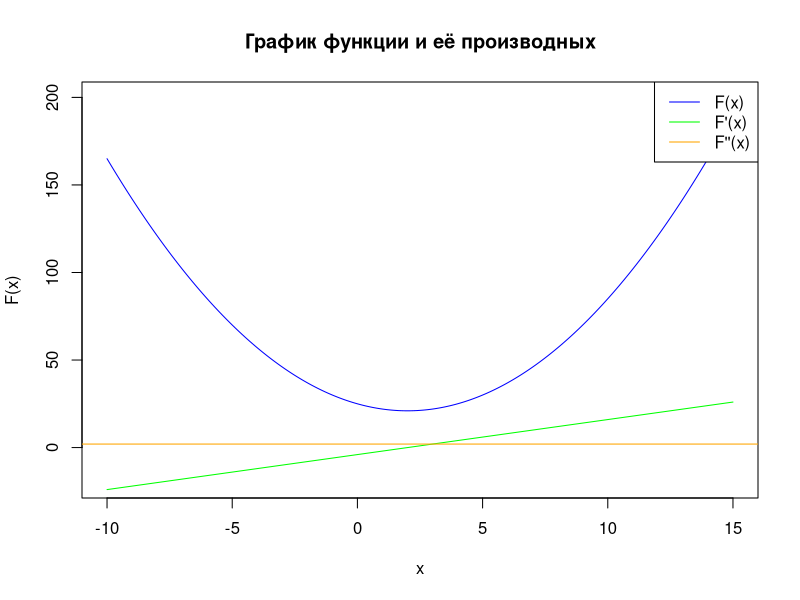
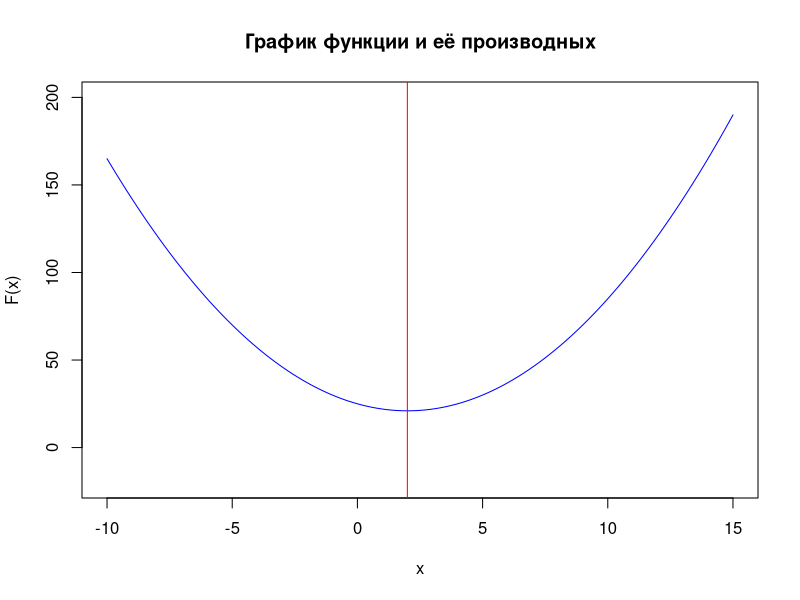

The R source for these figures, in order:
## ---- chunk 1
F <- function (x){
  return ((x-5)^2+6*x)
}
## ---- chunk 2
F_dx <- function(x){
  return (2*x - 4)
}

F_dxx <- function(x){
  return (2)
}
## ---- chunk 3
x <- seq(-10, 15, 0.1)
y <- F(x)
y_dx <- F_dx(x)
y_dxx <- F_dxx(x)

# Строим график функции F(x)
p = plot(x, y, type = "l", col = "blue", main = "График функции и её производных",
     xlab = "x", ylab = "F(x)", ylim = c(-20, 200))

lines(x, y_dx, col = "green")
abline(h=F_dxx(x), col = "orange")

# Добавляем легенду для второй производной

legend("topright",
       legend = c("F(x)",
                  "F'(x)",
                  "F''(x)"),
        col = c("blue",
                "green",
                "orange"),
       lty = 1)
## ---- chunk 4
x = 1
y_prev = F_dx(x)
y = 0
while (abs(y - y_prev) > 1e-6 || abs(F_dx(x)) < 1e-6){
  x <- x - 0.01 * F_dx(x)
  y_prev = y
  y = F(x)
}

x

x_ <- seq(-10, 15, 0.1)
y <- F(x_)
p = plot(x_, y, type = "l", col = "blue", main = "График функции и её производных",
     xlab = "x", ylab = "F(x)", ylim = c(-20, 200))
abline(v=x, col="red")

